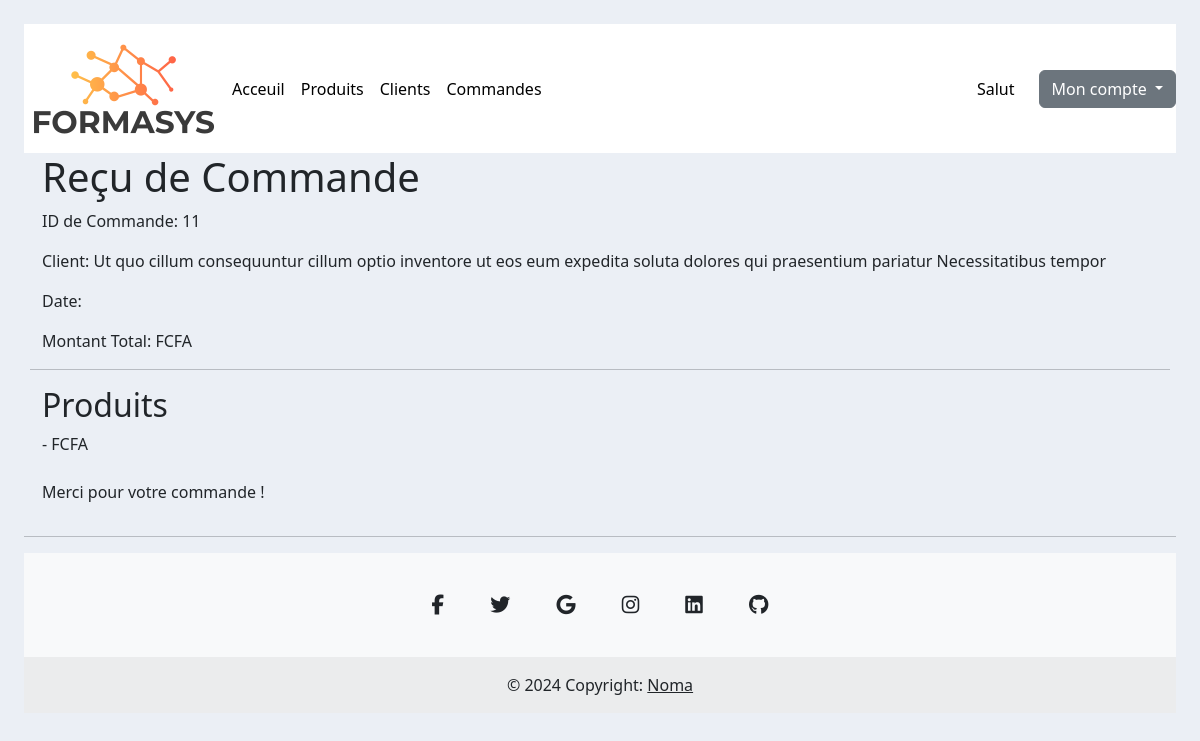
Before: /commande/recu/11 (signed in) with the older database file.
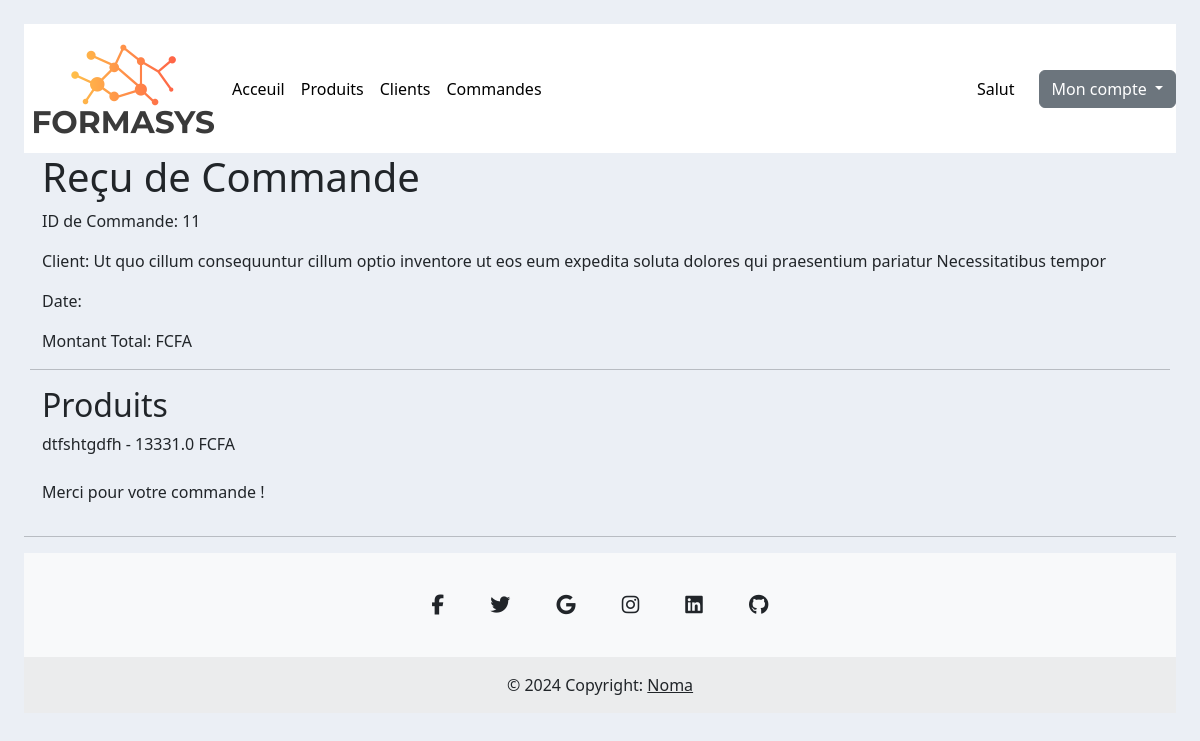
After: the same page with the newer database file.
### commande/models.py (models this page shows, shortened)
class Commande(models.Model):
    nom = models.CharField(max_length=200, blank=False, null=False)
    telephone = models.CharField(max_length=200, blank=False, null=False)  # Fixed typo in 'max_length'
    STATUS_CHOICES = [
        ('en instance', 'En instance'),
        ('non livré', 'Non livré'),
        ('livré', 'Livré'),
    ]
    client = models.ForeignKey(Client, null=True, on_delete=models.SET_NULL)
    produit = models.ForeignKey(Produit, null=True, on_delete=models.SET_NULL)
    quantite = models.IntegerField(default=1)
    status = models.CharField(max_length=200, choices=STATUS_CHOICES, default='en instance')
    date_creation = models.DateTimeField(auto_now_add=True)

### client/models.py (models this page shows)
class Client(models.Model):
    nom = models.CharField(max_length=200, blank=False, null=False)
    telephone = models.CharField(max_length=200, blank=False, null=False)  # Fixed typo in 'max_length'
    date_creation = models.DateTimeField(auto_now_add=True)
    def __str__(self):
        return f"{self.nom}"

### produit/models.py (models this page shows, shortened)
class Produit(models.Model):
    category_choices = [
        ('alimentaire', 'Alimentaire'),
        ('electronique', 'Electronique'),
        ('vetement', 'Vetement'),
        ('mobilier', 'Mobilier'),
        ('divers', 'Divers'),
    ]
    nom = models.CharField(max_length=200, blank=False, null=False)
    prix = models.FloatField(blank=False, null=False)
    date_creation = models.DateTimeField(auto_now_add=True)
    categorie = models.CharField(max_length=200, choices=category_choices, default='alimentaire')
    tag = models.ManyToManyField(Tag)

### commande/views.py (the view)
# urls.py: path('recu/<str:pk>', views.recevoir_commande, name='recevoir_commande'),
@login_required(login_url='login')
def recevoir_commande(request, pk):
    commande = get_object_or_404(Commande, id=pk)
    return render(request, 'commande/recu.html', {'commande': commande})

### templates/commande/recu.html
{% extends 'main.html' %}
{% block content %}
<div class="container">
    <div class="row justify-content-center">
      <h1>Reçu de Commande</h1>
    <p>ID de Commande: {{ commande.id }}</p>
    <p>Client: {{ commande.client }}</p>
    <p>Date: {{ commande.date }}</p>
    <p>Montant Total: {{ commande.montant_total }} FCFA</p>
    <hr>
    <h2>Produits</h2>
       <div>
           {{ commande.produit.nom }} - {{ commande.produit.prix }} FCFA
       </div>
    <footer class="mt-4">
        <p>Merci pour votre commande !</p>
    </footer>
    </div>
</div>
{% endblock content%}

Changed rows visible on the page:
changed Commande id 11: produit.nom (not shown) → "dtfshtgdfh"; produit.prix (not shown) → "13331.0"
